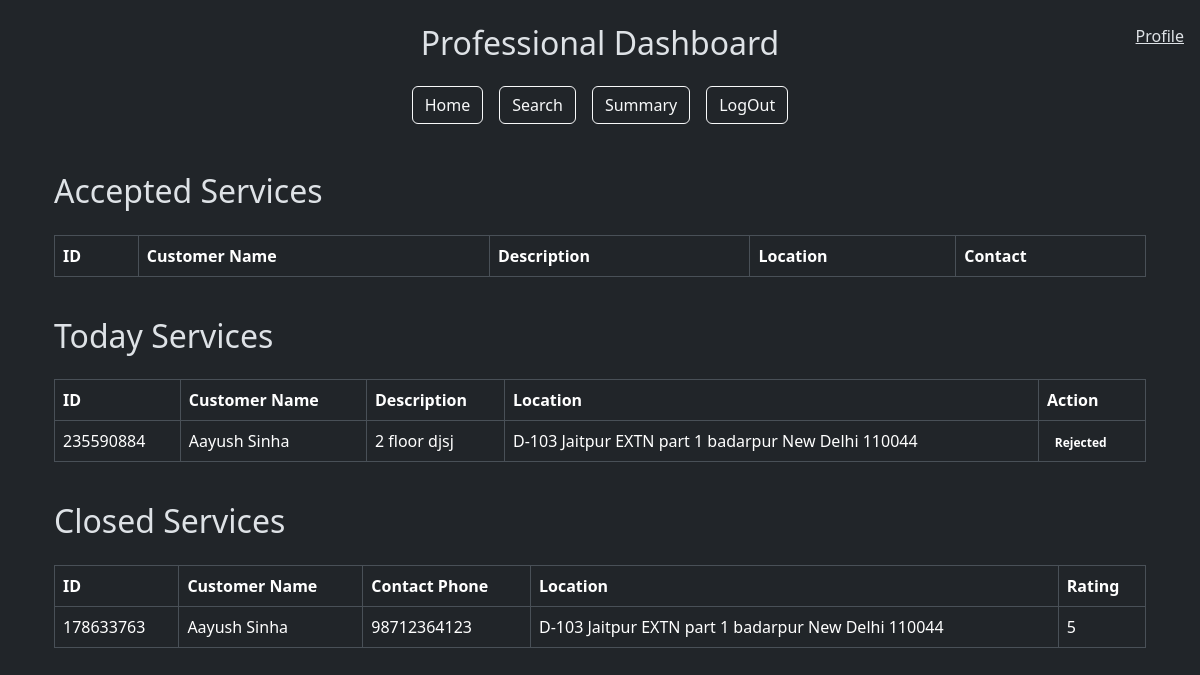
The app's page /professional_dashboard (signed in) with its own data.
### models.py (models this page shows)
class User(db.Model):
    __tablename__ = "user"
    id = db.Column(db.Integer, primary_key=True)
    username = db.Column(db.String(80), unique=True, nullable=False)
    passhash = db.Column(db.String(80), nullable=False)
    name = db.Column(db.String(80), nullable=False)
    role = db.Column(db.String(20), nullable=False)
    is_blocked = db.Column(db.Boolean, default=False, nullable=False)
    professional = db.relationship('Professional', backref='user', lazy=True)
    customer = db.relationship('Customer', backref='user', lazy=True)

class ServiceRequest(db.Model):
    __tablename__ = 'service_request'
    id = db.Column(db.Integer, primary_key=True)
    customer_id = db.Column(db.Integer, db.ForeignKey('customer.id'), nullable=False)  # Reference to Customer
    professional_id = db.Column(db.Integer, db.ForeignKey('professional.id'), nullable=True)  # Reference to Professional
    service_id = db.Column(db.Integer, db.ForeignKey('service.id'), nullable=False)
    date_of_request = db.Column(db.DateTime, default=datetime.utcnow, nullable=False)
    date_of_completion = db.Column(db.DateTime, nullable=True)
    status = db.Column(db.String(20), default='requested', nullable=False)
    rating = db.Column(db.Integer, nullable=True)
    remarks = db.Column(db.Text, nullable=True)
    rejected_by = db.Column(MutableList.as_mutable(JSON), default=[])
    customer = db.relationship('Customer', back_populates='service_requests')
    service = db.relationship('Service', back_populates='service_requests')
    professional = db.relationship('Professional', back_populates='service_requests')
    review = db.relationship('Review', back_populates='service_request', lazy=True)

class Service(db.Model):
    __tablename__ = 'service'
    id = db.Column(db.Integer, primary_key=True)
    service_name = db.Column(db.String(80), unique=False, nullable=False)
    description = db.Column(db.Text, nullable=False)
    price = db.Column(db.Float, nullable=False)
    time_required = db.Column(db.Integer, nullable=False)
    service_requests = db.relationship('ServiceRequest', back_populates='service', lazy=True)

class Customer(db.Model):
    __tablename__ = 'customer'
    id = db.Column(db.Integer, db.ForeignKey('user.id'), primary_key=True)
    address = db.Column(db.Text, nullable=False)
    pincode = db.Column(db.String(6), nullable=False)
    contact = db.Column(db.String(10), nullable=False)
    service_requests = db.relationship('ServiceRequest', back_populates='customer', lazy=True)

### app.py (the view)
@app.route('/professional_dashboard')
def professional_dashboard():
    user_id = session['user_id']
    professional = Professional.query.get(user_id)
    user = User.query.get(user_id)
    service = Service.query.all()
    accepted_services = ServiceRequest.query.filter_by(professional_id=user_id).filter_by(status='accepted').all()
    today_services = (
    db.session.query(ServiceRequest)
    .join(Service)
    .filter(Service.service_name == professional.service_name)
    .filter(ServiceRequest.status == 'requested')
    .all()
)
    closed_services = (
    db.session.query(ServiceRequest)
    .join(Service)
    .filter(Service.service_name == professional.service_name)
    .filter(ServiceRequest.status == 'closed')
    .filter(ServiceRequest.professional_id==user_id)
    .filter(not_(ServiceRequest.rejected_by.contains([professional.id])))
    .all()
)
    print(today_services, 'today_services')
    print(professional.address,service)
    return render_template('professional_dashboard.html',accepted_services=accepted_services,today_services=today_services, closed_services=closed_services,professional=professional, service=service,user=user)

### templates/professional_dashboard.html (shortened to what this page needs)
{% extends "layout.html" %}  {% block content %}
<div class="container mt-5">
  {% if professional.user.is_blocked %}
  <div class="alert alert-danger" role="alert">
    Your account is blocked. Please contact the admin.
  </div>
  {% elif professional.user.verified %}
  <div class="alert alert-warning" role="alert">
    Your account is not verified yet. Please wait for the admin to verify your
    account.
  </div>
  {% else %}
  <span class="navbar-text position-fixed top-0 end-0 m-3">
    <a href="">Profile</a>
  </span>
  <h2 class="mt-4">Accepted Services</h2>
  <div class="table-responsive">
    <table class="table table-bordered mt-3">
      <thead>
        <tr>
          <th>ID</th>
          <th>Customer Name</th>
          <th>Description</th>
          <th>Location</th>
          <th>Contact</th>
        </tr>
      </thead>
    </table>
  </div>
  <h2 class="mt-4">Today Services</h2>
  <div class="table-responsive">
    <table class="table table-bordered mt-3">
      <thead>
        <tr>
          <th>ID</th>
          <th>Customer Name</th>
          <th>Description</th>
          <th>Location</th>
          <th>Action</th>
        </tr>
      </thead>
      <tbody>
        {% for service_request in today_services %}
        <tr>
          <td>{{ service_request.id }}</td>
          <td>{{ service_request.customer.user.name }}</td>
          <td>{{ service_request.service.description }}</td>
          <td>{{ service_request.customer.address }}</td>
          <td>
            {% set rejected = false %} {% for reject in
            service_request.rejected_by %} {% if reject == user.id %}
            <span class="badge badge-danger">Rejected</span>
            {% set rejected = true %} {% endif %} {% endfor %}
          </td>
        </tr>
        {% endfor %}
      </tbody>
    </table>
  </div>
  <h2 class="mt-4">Closed Services</h2>
  <div class="table-responsive">
    <table class="table table-bordered mt-3">
      <thead>
        <tr>
          <th>ID</th>
          <th>Customer Name</th>
          <th>Contact Phone</th>
          <th>Location</th>
          <th>Rating</th>
        </tr>
      </thead>
      <tbody>
        {% for service_request in closed_services %}
        <tr>
          <td>{{ service_request.id }}</td>
          <td>{{ service_request.customer.user.name }}</td>
          <td>{{ service_request.customer.contact }}</td>
          <td>{{ service_request.customer.address }}</td>
          <td>{{ service_request.rating }}</td>
        </tr>
        {% endfor %}
      </tbody>
    </table>
  </div>
  {% endif %}
</div>
{% endblock %}

### templates/layout.html (shortened to what this page needs)
<!DOCTYPE html>
<html lang="en">
  <head>
    <link
      href="https://cdn.jsdelivr.net/npm/bootstrap@5.3.3/dist/css/bootstrap.min.css"
      rel="stylesheet"
    />
  </head>
  <body data-bs-theme="dark">
    <div class="container mt-4">
      {% if request.endpoint not in ['login', 'register'] and not
      user.is_blocked%}
      <div class="text-center my-4">
        <h2 class="text-capitalize">
          {{ session.get('user_role') }} Dashboard
        </h2>
      </div>
      <div class="d-flex justify-content-center mb-4">
        <div class="d-flex flex-row gap-3">
          {% with dashboard_url = session['user_role'] + '_dashboard' %}
          <a href="{{ url_for(dashboard_url) }}" class="btn btn-outline-light"
            >Home</a
          >
          {% endwith %}
          <a href="{{ url_for('search') }}" class="btn btn-outline-light"
            >Search</a
          >
          <a href="{{ url_for('summary') }}" class="btn btn-outline-light"
            >Summary</a
          >
          <a href="{{ url_for('logout') }}" class="btn btn-outline-light"
            >LogOut</a
          >
        </div>
      </div>
      {% endif %}
      {% block content %} {% endblock %}
    </div>
  </body>
</html>

### records on screen
User: get "Professional"
ServiceRequest: id "235590884", customer.user.name "Aayush Sinha", service.description "2 floor djsj", customer.address "D-103 Jaitpur EXTN part 1 badarpur New Delhi 110044"
ServiceRequest: id "178633763", customer.user.name "Aayush Sinha", customer.contact "98712364123", customer.address "D-103 Jaitpur EXTN part 1 badarpur New Delhi 110044", rating "5"
